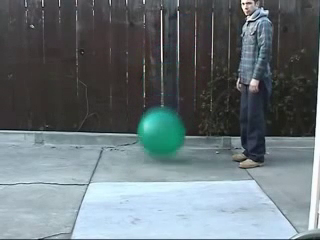
#> input picture frame 55 of kalman-filter/src/ball.mp4, 320 x 240 px
$ python main.py   (older library calls are emulated)
#> lines starting #> are read from the running program, lines starting #| are printed output that depends on the picture; after the words box and inside, x2 and y2 are one past the last pixel; in counts of white or black regions, pixels touching at a corner belong together
#> further down, frame is the input picture: shape (240, 320, 3); mean B, G, R 119.7, 115.4, 104.6
import cv2

import numpy as np

def getBallXY (frame):
    lowerB = np.array([130, 30, 0], dtype = 'uint8')
    upperB = np.array([255, 255, 90], dtype = 'uint8')
        #extract mask of green objects
    greenM = cv2.inRange(frame, lowerB, upperB)
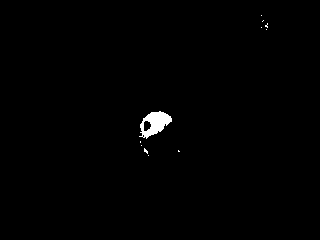
#> greenM: shape (240, 320); 0.69% white; 11 white regions (10 under 20 px), largest, box (x1, y1, x2, y2) and area: (139, 111, 172, 139) 494
        #morphological filter to dilate mask
    kernel = np.ones((5, 5), np.uint8)
    greenMaskDilated = cv2.dilate(greenM, kernel)
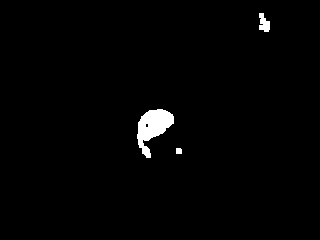
#> greenMaskDilated: shape (240, 320); 1.5% white; 3 white regions, box (x1, y1, x2, y2) and area: (137, 109, 174, 158) 943, (259, 13, 270, 32) 144, (176, 148, 182, 154) 35

        # Find ball blob as it is the biggest green object in the frame
    [nLabels, labels, stats, centroids] = cv2.connectedComponentsWithStats(greenMaskDilated, 8, cv2.CV_32S)
#> labels: shape (240, 320) int32; 4 distinct labels, from 0 to 3
#> nLabels = 4; stats = [[0, 0, 320, 240, 75678], [259, 13, 11, 19, 144], [137, 109, 37, 49, 943], [176, 148, 6, 6, 35]]; centroids = [[159.4, 119.6], [263.7, 23.03], [152.6, 126.8], [178.4, 150.6]]

        # First biggest contour is image border always, Remove it
    stats = np.delete(stats, (0), axis = 0)
#> stats = [[259, 13, 11, 19, 144], [137, 109, 37, 49, 943], [176, 148, 6, 6, 35]]

    maxBlobIdx_i, maxBlobIdx_j = np.unravel_index(stats.argmax(), stats.shape)
#> maxBlobIdx_i = 1; maxBlobIdx_j = 4

        # This is our ball coords that needs to be tracked
    ballX = stats[maxBlobIdx_i, 0] + (stats[maxBlobIdx_i, 2]/2)
#> ballX = 155.5
    ballY = stats[maxBlobIdx_i, 1] + (stats[maxBlobIdx_i, 3]/2)
#> ballY = 133.5
    return ballX, ballY

class KF:
    def __init__(self):
        self.kf = cv2.KalmanFilter (4,2)
        self.kf.measurementMatrix = np.array([[1,0,0,0], [0,1,0,0]], np.float32)
        self.kf.transitionMatrix = np.array([[1, 0, 1, 0], [0, 1, 0, 1], [0, 0, 1, 0], [0, 0, 0, 1]], np.float32)
    def correct(self,xpos,ypos):
        measured = np.array([[np.float32(xpos)], [np.float32(ypos)]])
        self.kf.correct(measured)
    def predict (self):
        predicted = self.kf.predict()
        return predicted


kf = KF()
vid = cv2.VideoCapture('ball.mp4')
i = 0
while (vid.isOpened()):
    rc, frame = vid.read()
    if (rc == True):
        if(True): #(i<40):
            xp, yp = getBallXY (frame)
#> xp = 155.5; yp = 133.5
            # Draw Actual coords from segmentation
            cv2.circle(frame, (int(xp), int(yp)), 20, [255,0,0], 2, 8)
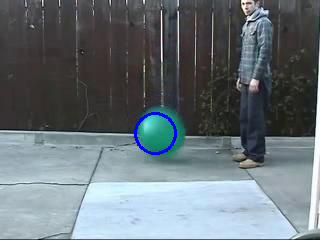
#> frame: shape (240, 320, 3); 0.5% of pixels changed, all inside (x1, y1, x2, y2) = (134, 112, 177, 155)
            # correcting model with measurements
            kf.correct(xp,yp)
#> in correct, `measured = np.array([[np.float32(xpos)], [np.float32(ypos)]])`: measured = [155.5, 133.5]
        #predict ball position with KF model
        predXY = kf.predict()
         # Draw Kalman Filter Predicted output
#> (the run stopped early here; a loop or call above may not have finished)

$ run again, starting later in the video
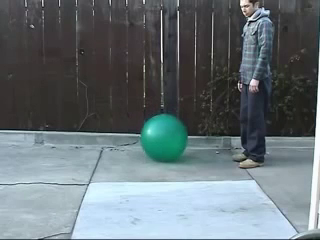
#> input picture frame 251 of kalman-filter/src/ball.mp4, 320 x 240 px
#> frame is the input picture: shape (240, 320, 3); mean B, G, R 119.3, 114.8, 104.2
#> in getBallXY, `greenM = cv2.inRange(frame, lowerB, upperB)`:
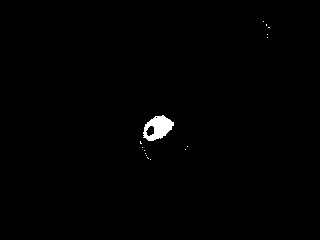
#> greenM: shape (240, 320); 0.65% white; 15 white regions (14 under 20 px), largest, box (x1, y1, x2, y2) and area: (143, 115, 174, 141) 481
#> greenMaskDilated: shape (240, 320); 1.4% white; 4 white regions, box (x1, y1, x2, y2) and area: (138, 113, 176, 162) 922, (261, 19, 272, 30) 72, (183, 144, 190, 152) 44, (265, 32, 270, 40) 40
#> labels: shape (240, 320) int32; 5 distinct labels, from 0 to 4
#> in getBallXY, `[nLabels, labels, stats, centroids] = cv2.connectedComponentsWithStats..`: nLabels = 5; stats = [[0, 0, 320, 240, 75722], [261, 19, 11, 11, 72], [265, 32, 5, 8, 40], [138, 113, 38, 49, 922], [183, 144, 7, 8, 44]]; centroids = [[159.4, 119.5], [266, 24.25], [267, 35.5], [155.3, 131.2], [186, 147.5]]
#> in getBallXY, `stats = np.delete(stats, (0), axis = 0)`: stats = [[261, 19, 11, 11, 72], [265, 32, 5, 8, 40], [138, 113, 38, 49, 922], [183, 144, 7, 8, 44]]
#> maxBlobIdx_i = 2; maxBlobIdx_j = 4
#> ballX = 157
#> ballY = 137.5
#> xp = 157; yp = 137.5
#> `cv2.circle(frame, (int(xp), int(yp)), 20, [255,0,0], 2, 8)`:
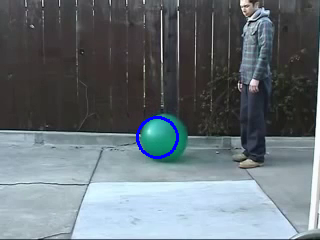
#> frame: shape (240, 320, 3); 0.5% of pixels changed, all inside (x1, y1, x2, y2) = (136, 116, 179, 159)
#> measured = [157, 137.5]

$ run again, starting later in the video
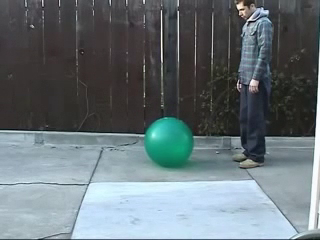
#> input picture frame 447 of kalman-filter/src/ball.mp4, 320 x 240 px
#> frame is the input picture: shape (240, 320, 3); mean B, G, R 118.9, 114.5, 103.5
#> in getBallXY, `greenM = cv2.inRange(frame, lowerB, upperB)`:
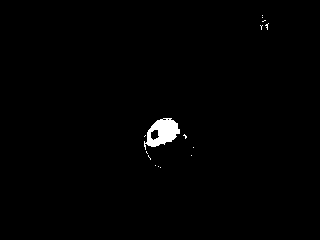
#> greenM: shape (240, 320); 0.89% white; 15 white regions (14 under 20 px), largest, box (x1, y1, x2, y2) and area: (144, 118, 180, 150) 637
#> greenMaskDilated: shape (240, 320); 1.9% white; 5 white regions, box (x1, y1, x2, y2) and area: (142, 116, 189, 162) 1140, (258, 13, 271, 32) 176, (153, 163, 163, 170) 55, (191, 145, 196, 150) 25, (189, 153, 194, 158) 25
#> labels: shape (240, 320) int32; 6 distinct labels, from 0 to 5
#> in getBallXY, `[nLabels, labels, stats, centroids] = cv2.connectedComponentsWithStats..`: nLabels = 6; stats = [[0, 0, 320, 240, 75379], [258, 13, 13, 19, 176], [142, 116, 47, 46, 1140], [191, 145, 5, 5, 25], [189, 153, 5, 5, 25], [153, 163, 10, 7, 55]]; centroids = [[159.2, 119.4], [263.7, 23.37], [161.5, 134.2], [193, 147], [191, 155], [157.5, 166]]
#> in getBallXY, `stats = np.delete(stats, (0), axis = 0)`: stats = [[258, 13, 13, 19, 176], [142, 116, 47, 46, 1140], [191, 145, 5, 5, 25], [189, 153, 5, 5, 25], [153, 163, 10, 7, 55]]
#> maxBlobIdx_i = 1; maxBlobIdx_j = 4
#> ballX = 165.5
#> ballY = 139
#> xp = 165.5; yp = 139
#> `cv2.circle(frame, (int(xp), int(yp)), 20, [255,0,0], 2, 8)`:
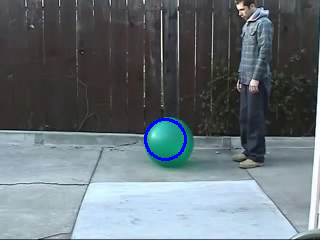
#> frame: shape (240, 320, 3); 0.5% of pixels changed, all inside (x1, y1, x2, y2) = (144, 118, 187, 161)
#> measured = [165.5, 139]
